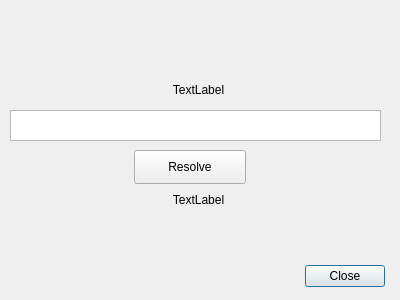
<?xml version="1.0" encoding="UTF-8"?>
<ui version="4.0">
 <class>dialog</class>
 <widget class="QDialog" name="dialog">
  <property name="geometry">
   <rect>
    <x>0</x>
    <y>0</y>
    <width>400</width>
    <height>300</height>
   </rect>
  </property>
  <property name="windowTitle">
   <string>Dialog</string>
  </property>
  <widget class="QDialogButtonBox" name="buttonBox_2">
   <property name="geometry">
    <rect>
     <x>304</x>
     <y>260</y>
     <width>81</width>
     <height>32</height>
    </rect>
   </property>
   <property name="orientation">
    <enum>Qt::Horizontal</enum>
   </property>
   <property name="standardButtons">
    <set>QDialogButtonBox::Close</set>
   </property>
  </widget>
  <widget class="QLabel" name="output">
   <property name="geometry">
    <rect>
     <x>10</x>
     <y>220</y>
     <width>371</width>
     <height>20</height>
    </rect>
   </property>
   <property name="text">
    <string/>
   </property>
   <property name="alignment">
    <set>Qt::AlignCenter</set>
   </property>
  </widget>
  <widget class="QPushButton" name="pushButton">
   <property name="geometry">
    <rect>
     <x>134</x>
     <y>150</y>
     <width>112</width>
     <height>34</height>
    </rect>
   </property>
   <property name="text">
    <string>Resolve</string>
   </property>
  </widget>
  <widget class="QPlainTextEdit" name="input">
   <property name="geometry">
    <rect>
     <x>10</x>
     <y>110</y>
     <width>371</width>
     <height>31</height>
    </rect>
   </property>
  </widget>
  <widget class="QLabel" name="label">
   <property name="geometry">
    <rect>
     <x>18</x>
     <y>80</y>
     <width>361</width>
     <height>20</height>
    </rect>
   </property>
   <property name="text">
    <string>TextLabel</string>
   </property>
   <property name="alignment">
    <set>Qt::AlignCenter</set>
   </property>
  </widget>
  <widget class="QLabel" name="outputLabel">
   <property name="geometry">
    <rect>
     <x>8</x>
     <y>190</y>
     <width>381</width>
     <height>20</height>
    </rect>
   </property>
   <property name="text">
    <string>TextLabel</string>
   </property>
   <property name="alignment">
    <set>Qt::AlignCenter</set>
   </property>
  </widget>
 </widget>
 <resources/>
 <connections/>
</ui>
